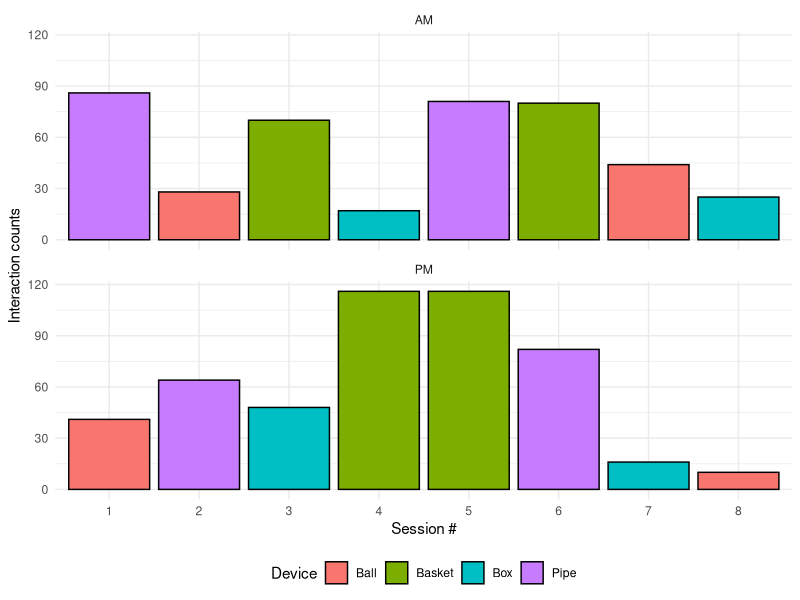
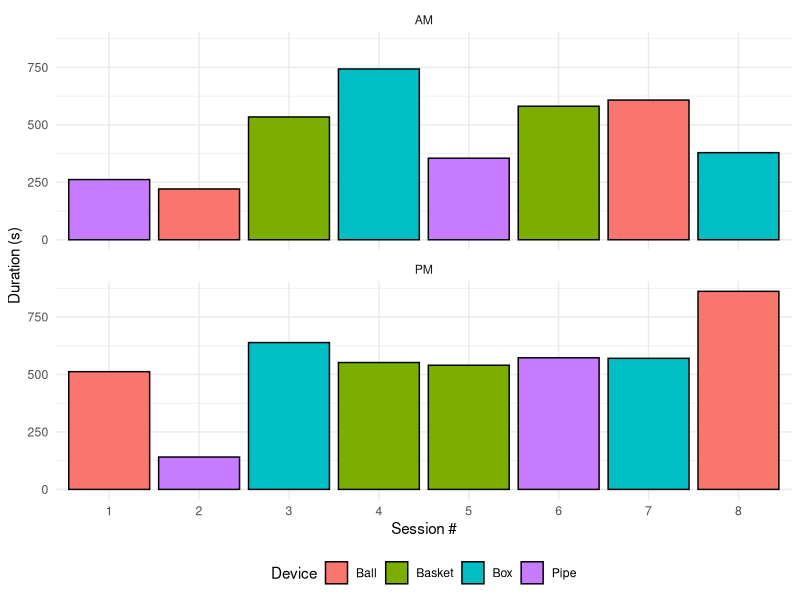
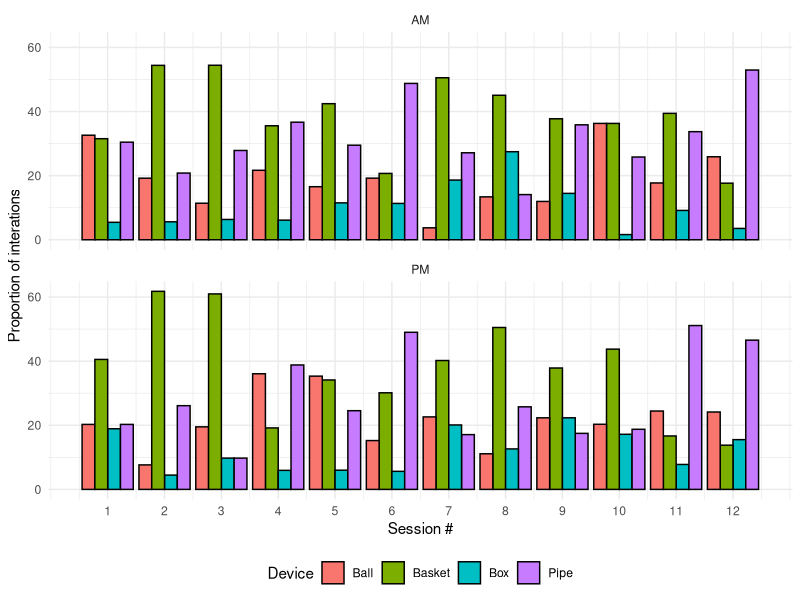

Here is the R script that generated these plots, in order: (Note: this script raises an error after producing the figures.)
library('dplyr')
library('ggplot2')
library("lubridate")
library('reshape2')

#### BoH data ####
# Only lemurs
boh = read.csv("FF-BoH-data.csv")
boh$newDate = boh[,1]
boh = boh %>%
  dplyr::mutate(newDate = as.Date(newDate, format = "%m/%d/%Y"),
                Session = rep(1:8, each = 2),
                Avg = Duration/Counts)

boh %>%
  ggplot(., aes(x = as.factor(Session), y = Counts, fill = Device)) +
  geom_bar(stat = "identity", position = position_dodge(), colour = "black") +
  theme_minimal() +
  facet_wrap(.~Time, ncol = 1) +
  theme(legend.position = "bottom") +
  xlab("Session #") +
  ylab('Interaction counts')

boh %>%
  ggplot(., aes(x = as.factor(Session), y = Duration/Counts, fill = Device)) +
  geom_bar(stat = "identity", position = position_dodge(), colour = "black") +
  theme_minimal() +
  facet_wrap(.~Time, ncol = 1) +
  theme(legend.position = "bottom") +
  xlab("Session #") +
  ylab("Duration (s)")

#### Biodome data ####
biodome = read.csv("FF-biodome-data.csv")
biodome[is.na(biodome)] = 0

biodome$newDate = biodome[,1]
biodome[,1] = NULL
biodome$newDate = as.POSIXct(biodome$newDate, format = "%m/%d/%Y")


##### Coarse device-centric approach ####
c.data = biodome %>%
  group_by(newDate, Time) %>%
  mutate(Total = sum(CP, LMD, AP, WD, CHACA, NIC,MAGPIE, PS, BM, VS, Lemur))

c.data = c.data %>%
  group_by(newDate, Time, Device) %>%
  mutate(Device.total = sum(CP, LMD, AP, WD, CHACA, NIC,MAGPIE, PS, BM, VS, Lemur),
         Prop = Device.total/Total*100) %>%
  select(newDate, Time, Device, Device.total, Total, Prop)
c.data$Session = rep(1:12, each = 8)

c.data %>%
  ggplot(., aes(x = Session, y = Prop, fill = Device)) +
  geom_bar(stat = "identity", position = position_dodge(), colour = "black")+
  ylab('Proportion of interations') +
  xlab('Session #') +
  theme_minimal() +
  theme(legend.position = "bottom") +
  scale_x_continuous(breaks = seq(1, 12, 1)) +
  facet_wrap(.~Time, ncol = 1)

##### Device-centric ####
device.data = biodome %>%
  filter(Device %in% c("Basket", "Pipe")) %>%
  group_by(newDate, Device) %>%
  mutate(Total = sum(CP, LMD, AP, WD, CHACA, NIC,MAGPIE, PS, BM, VS, Lemur)) %>%
  select()

device.data = device.data %>%
  group_by(newDate) %>%
  mutate(Device.total = sum(CP, LMD, AP, WD, CHACA, NIC,MAGPIE, PS, BM, VS, Lemur),
         Prop = Device.total/Total*100) %>%
  select(newDate, Time, Device, Device.total, Total, Prop)

device.data = melt(device.data, variable.name = "Species", value.name = "Counts", id = c("newDate","Device","Total"))

device.data = device.data %>%
  group_by(newDate, Species, Device) %>%
  dplyr::summarise(Prop = Counts/Total*100) %>%
  arrange(newDate)
prop.daily.biodome$Session = rep(1:12, each = 44)


prop.daily.biodome %>% filter(Device == "Ball") %>%
ggplot(., aes(x = Session, y = Prop, fill = Species)) +
  geom_bar(stat = "identity", position = position_dodge(), colour = "black")+
  ylab('Proportion of interactions (Ball)') +
  xlab('Session') +
  theme_minimal() +
  theme(legend.position = "bottom") +
  scale_x_continuous(breaks = seq(1, 12, 1))


prop.daily.biodome %>% filter(Device == "Pipe") %>%
  ggplot(., aes(x = Session, y = Prop, fill = Species)) +
  geom_bar(stat = "identity", position = position_dodge(), colour = "black")+
  ylab('Proportion of interactions (Pipe)') +
  xlab('Session') +
  theme_minimal() +
  theme(legend.position = "bottom") +
  scale_x_continuous(breaks = seq(1, 12, 1))

prop.daily.biodome %>% filter(Device == "Basket") %>%
  ggplot(., aes(x = Session, y = Prop, fill = Species)) +
  geom_bar(stat = "identity", position = position_dodge(), colour = "black")+
  ylab('Proportion of interactions (Basket)') +
  xlab('Session') +
  theme_minimal() +
  theme(legend.position = "bottom") +
  scale_x_continuous(breaks = seq(1, 12, 1))

prop.daily.biodome %>% filter(Device == "Box") %>%
  ggplot(., aes(x = Session, y = Prop, fill = Species)) +
  geom_bar(stat = "identity", position = position_dodge(), colour = 'black')+
  ylab('Proportion of interactions (Box)') +
  xlab('Session') +
  theme_minimal() +
  theme(legend.position = "bottom") +
  scale_x_continuous(breaks = seq(1, 12, 1))

# glmer
library("lme4")
m0 = lmer(Counts~1 + (1|Session),
          data = boh)

m1 = lmer(Counts~Device + (1|Session),
          data = boh)

m2 = lmer(Counts~Time + (1|Session),
          data = boh)

m3 = lmer(Counts~Weather + (1|Session),
          data = boh)

m4 = lmer(Counts~Time*Device + (1|Session),
          data = boh)

m5 = lmer(Counts~Weather*Device + (1|Session),
          data = boh)

m6 = lmer(Counts~Weather*Time + (1|Session),
          data = boh)

model.sel(m0, m1, m2, m3, m4, m5, m6)
m1

m0 = lmer(Duration/Counts~1 + (1|Session),
          data = boh)

m1 = lmer(Duration/Counts~Device + (1|Session),
          data = boh)

m2 = lmer(Duration/Counts~Time + (1|Session),
          data = boh)

m3 = lmer(Duration/Counts~Weather + (1|Session),
          data = boh)

m4 = lmer(Duration/Counts~Time*Device + (1|Session),
          data = boh)

m5 = lmer(Duration/Counts~Weather*Device + (1|Session),
          data = boh)

m6 = lmer(Duration/Counts~Weather*Time + (1|Session),
          data = boh)

model.sel(m0, m1, m2, m3, m4, m5, m6)
m6

